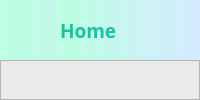
            <widget class="QWidget" name="home">
             <layout class="QVBoxLayout" name="verticalLayout_8">
              <property name="spacing">
               <number>0</number>
              </property>
              <property name="leftMargin">
               <number>0</number>
              </property>
              <property name="topMargin">
               <number>0</number>
              </property>
              <property name="rightMargin">
               <number>0</number>
              </property>
              <property name="bottomMargin">
               <number>0</number>
              </property>
              <item>
               <widget class="QFrame" name="homeTitleFrame">
                <property name="minimumSize">
                 <size>
                  <width>0</width>
                  <height>60</height>
                 </size>
                </property>
                <property name="maximumSize">
                 <size>
                  <width>16777215</width>
                  <height>60</height>
                 </size>
                </property>
                <property name="styleSheet">
                 <string notr="true">QFrame{
background-color: qlineargradient(spread:pad, x1:0, y1:0, x2:1, y2:0, stop:0 rgba(187, 255, 225, 255), stop:1 rgba(213, 236, 255, 255));
}</string>
                </property>
                <property name="frameShape">
                 <enum>QFrame::NoFrame</enum>
                </property>
                <property name="frameShadow">
                 <enum>QFrame::Raised</enum>
                </property>
                <layout class="QHBoxLayout" name="horizontalLayout_5">
                 <property name="spacing">
                  <number>0</number>
                 </property>
                 <property name="leftMargin">
                  <number>0</number>
                 </property>
                 <property name="topMargin">
                  <number>0</number>
                 </property>
                 <property name="rightMargin">
                  <number>10</number>
                 </property>
                 <property name="bottomMargin">
                  <number>0</number>
                 </property>
                 <item>
                  <widget class="QLabel" name="hhomeicon">
                   <property name="maximumSize">
                    <size>
                     <width>60</width>
                     <height>16777215</height>
                    </size>
                   </property>
                   <property name="styleSheet">
                    <string notr="true">QLabel{
	background-color: none;
}</string>
                   </property>
                   <property name="text">
                    <string/>
                   </property>
                   <property name="pixmap">
                    <pixmap>icons/homeGreen.png</pixmap>
                   </property>
                   <property name="scaledContents">
                    <bool>true</bool>
                   </property>
                   <property name="margin">
                    <number>8</number>
                   </property>
                  </widget>
                 </item>
                 <item>
                  <widget class="QLabel" name="homelabel">
                   <property name="font">
                    <font>
                     <family>Montserrat</family>
                     <pointsize>14</pointsize>
                     <weight>75</weight>
                     <italic>false</italic>
                     <bold>true</bold>
                    </font>
                   </property>
                   <property name="autoFillBackground">
                    <bool>false</bool>
                   </property>
                   <property name="styleSheet">
                    <string notr="true">QLabel{
color: rgb(26, 194, 161);
}</string>
                   </property>
                   <property name="frameShape">
                    <enum>QFrame::NoFrame</enum>
                   </property>
                   <property name="frameShadow">
                    <enum>QFrame::Plain</enum>
                   </property>
                   <property name="lineWidth">
                    <number>0</number>
                   </property>
                   <property name="text">
                    <string>Home</string>
                   </property>
                  </widget>
                 </item>
                </layout>
               </widget>
              </item>
              <item>
               <widget class="QFrame" name="homeMainFrame">
                <property name="styleSheet">
                 <string notr="true">QFrame{
background-color: rgb(234, 234, 234);
}</string>
                </property>
                <property name="frameShape">
                 <enum>QFrame::StyledPanel</enum>
                </property>
                <property name="frameShadow">
                 <enum>QFrame::Raised</enum>
                </property>
               </widget>
              </item>
             </layout>
            </widget>
